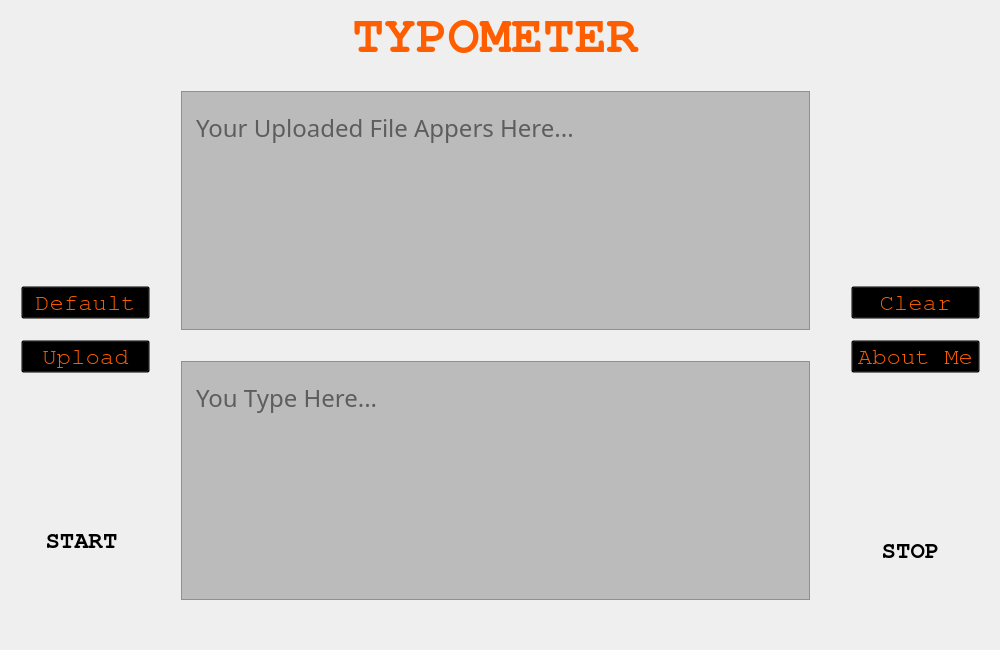
<?xml version="1.0" encoding="UTF-8"?>
<ui version="4.0">
 <class>Type_It</class>
 <widget class="QMainWindow" name="Type_It">
  <property name="enabled">
   <bool>true</bool>
  </property>
  <property name="geometry">
   <rect>
    <x>0</x>
    <y>0</y>
    <width>1000</width>
    <height>650</height>
   </rect>
  </property>
  <property name="sizePolicy">
   <sizepolicy hsizetype="Fixed" vsizetype="Fixed">
    <horstretch>0</horstretch>
    <verstretch>0</verstretch>
   </sizepolicy>
  </property>
  <property name="minimumSize">
   <size>
    <width>1000</width>
    <height>650</height>
   </size>
  </property>
  <property name="maximumSize">
   <size>
    <width>1000</width>
    <height>650</height>
   </size>
  </property>
  <property name="cursor">
   <cursorShape>ArrowCursor</cursorShape>
  </property>
  <property name="mouseTracking">
   <bool>true</bool>
  </property>
  <property name="windowTitle">
   <string>Typometer</string>
  </property>
  <property name="windowOpacity">
   <double>0.990000000000000</double>
  </property>
  <property name="layoutDirection">
   <enum>Qt::LeftToRight</enum>
  </property>
  <property name="styleSheet">
   <string notr="true">background-image:url(://CSS-Background-Images-1-Red-and-Yellow.jpg)</string>
  </property>
  <property name="dockOptions">
   <set>QMainWindow::AllowNestedDocks|QMainWindow::AllowTabbedDocks|QMainWindow::AnimatedDocks|QMainWindow::ForceTabbedDocks</set>
  </property>
  <widget class="QWidget" name="centralWidget">
   <property name="styleSheet">
    <string notr="true">background-image:url(://CSS-Background-Images-1-Red-and-Yellow.jpg)</string>
   </property>
   <widget class="QWidget" name="layoutWidget">
    <property name="geometry">
     <rect>
      <x>170</x>
      <y>80</y>
      <width>651</width>
      <height>551</height>
     </rect>
    </property>
    <layout class="QVBoxLayout" name="verticalLayout">
     <item>
      <layout class="QHBoxLayout" name="horizontalLayout"/>
     </item>
     <item>
      <widget class="QTextBrowser" name="textBrowser">
       <property name="font">
        <font>
         <family>GibsonLight</family>
         <pointsize>18</pointsize>
         <weight>50</weight>
         <bold>false</bold>
        </font>
       </property>
       <property name="cursor" stdset="0">
        <cursorShape>ForbiddenCursor</cursorShape>
       </property>
       <property name="mouseTracking">
        <bool>true</bool>
       </property>
       <property name="styleSheet">
        <string notr="true">background-image:url(:/light.jpg);
background-color: rgb(187, 187, 187);

padding-top:15;
padding-bottom:15;
padding-right:10;
padding-left:10;</string>
       </property>
       <property name="frameShape">
        <enum>QFrame::StyledPanel</enum>
       </property>
       <property name="frameShadow">
        <enum>QFrame::Raised</enum>
       </property>
       <property name="horizontalScrollBarPolicy">
        <enum>Qt::ScrollBarAlwaysOff</enum>
       </property>
       <property name="acceptRichText">
        <bool>false</bool>
       </property>
       <property name="textInteractionFlags">
        <set>Qt::NoTextInteraction</set>
       </property>
       <property name="placeholderText">
        <string>Your Uploaded File Appers Here...</string>
       </property>
       <property name="openLinks">
        <bool>false</bool>
       </property>
      </widget>
     </item>
     <item>
      <spacer name="verticalSpacer">
       <property name="orientation">
        <enum>Qt::Vertical</enum>
       </property>
       <property name="sizeType">
        <enum>QSizePolicy::Fixed</enum>
       </property>
       <property name="sizeHint" stdset="0">
        <size>
         <width>649</width>
         <height>25</height>
        </size>
       </property>
      </spacer>
     </item>
     <item>
      <widget class="QTextEdit" name="textEdit">
       <property name="font">
        <font>
         <family>GibsonLight</family>
         <pointsize>18</pointsize>
         <weight>50</weight>
         <bold>false</bold>
        </font>
       </property>
       <property name="cursor" stdset="0">
        <cursorShape>IBeamCursor</cursorShape>
       </property>
       <property name="mouseTracking">
        <bool>true</bool>
       </property>
       <property name="styleSheet">
        <string notr="true">background-image: url(:/light.jpg);
background-color: rgb(187, 187, 187);
padding-top:15;
padding-bottom:15;
padding-right:10;
padding-left:10;</string>
       </property>
       <property name="frameShape">
        <enum>QFrame::StyledPanel</enum>
       </property>
       <property name="frameShadow">
        <enum>QFrame::Raised</enum>
       </property>
       <property name="horizontalScrollBarPolicy">
        <enum>Qt::ScrollBarAlwaysOff</enum>
       </property>
       <property name="undoRedoEnabled">
        <bool>false</bool>
       </property>
       <property name="acceptRichText">
        <bool>false</bool>
       </property>
       <property name="textInteractionFlags">
        <set>Qt::TextEditable</set>
       </property>
       <property name="placeholderText">
        <string>You Type Here...</string>
       </property>
      </widget>
     </item>
     <item>
      <spacer name="horizontalSpacer_2">
       <property name="orientation">
        <enum>Qt::Horizontal</enum>
       </property>
       <property name="sizeHint" stdset="0">
        <size>
         <width>40</width>
         <height>20</height>
        </size>
       </property>
      </spacer>
     </item>
    </layout>
   </widget>
   <widget class="QPushButton" name="close">
    <property name="geometry">
     <rect>
      <x>860</x>
      <y>80</y>
      <width>111</width>
      <height>141</height>
     </rect>
    </property>
    <property name="styleSheet">
     <string notr="true">position:absolute;
background:none;
border:none;
border-image:url(://logo.png);</string>
    </property>
    <property name="text">
     <string/>
    </property>
   </widget>
   <widget class="QWidget" name="layoutWidget">
    <property name="geometry">
     <rect>
      <x>840</x>
      <y>260</y>
      <width>151</width>
      <height>141</height>
     </rect>
    </property>
    <layout class="QVBoxLayout" name="verticalLayout_2">
     <item>
      <widget class="QPushButton" name="clear">
       <property name="font">
        <font>
         <family>FreeMono</family>
         <pointsize>18</pointsize>
        </font>
       </property>
       <property name="cursor">
        <cursorShape>OpenHandCursor</cursorShape>
       </property>
       <property name="styleSheet">
        <string notr="true">background:transparent;
color:rgb(255, 94, 0);</string>
       </property>
       <property name="text">
        <string>Clear</string>
       </property>
      </widget>
     </item>
     <item>
      <widget class="QPushButton" name="aboutMe">
       <property name="font">
        <font>
         <family>FreeMono</family>
         <pointsize>18</pointsize>
         <weight>50</weight>
         <bold>false</bold>
        </font>
       </property>
       <property name="cursor">
        <cursorShape>OpenHandCursor</cursorShape>
       </property>
       <property name="styleSheet">
        <string notr="true">background:transparent;
color:rgb(255, 94, 0);</string>
       </property>
       <property name="text">
        <string>About Me</string>
       </property>
      </widget>
     </item>
    </layout>
   </widget>
   <widget class="QPushButton" name="heading">
    <property name="geometry">
     <rect>
      <x>220</x>
      <y>0</y>
      <width>551</width>
      <height>71</height>
     </rect>
    </property>
    <property name="font">
     <font>
      <family>FreeMono</family>
      <pointsize>40</pointsize>
      <weight>75</weight>
      <italic>false</italic>
      <bold>true</bold>
     </font>
    </property>
    <property name="styleSheet">
     <string notr="true">font:  40pt &quot;FreeMono&quot;;
color:rgb(255,94, 0);
border:none;
font-weight:bold;</string>
    </property>
    <property name="text">
     <string>TYPOMETER</string>
    </property>
   </widget>
   <widget class="QPushButton" name="start">
    <property name="geometry">
     <rect>
      <x>11</x>
      <y>470</y>
      <width>141</width>
      <height>141</height>
     </rect>
    </property>
    <property name="font">
     <font>
      <family>FreeMono</family>
      <pointsize>18</pointsize>
      <weight>75</weight>
      <italic>false</italic>
      <bold>true</bold>
     </font>
    </property>
    <property name="cursor">
     <cursorShape>OpenHandCursor</cursorShape>
    </property>
    <property name="styleSheet">
     <string notr="true">border-image:url(:/imageedit_1_8076061353.png);
color:rgb(0, 0, 0);
font: 75 18pt &quot;FreeMono&quot;;
font-weight:bold;
position:absolute;
background:none;
border:none;

</string>
    </property>
    <property name="text">
     <string>START</string>
    </property>
   </widget>
   <widget class="QPushButton" name="logo">
    <property name="geometry">
     <rect>
      <x>30</x>
      <y>80</y>
      <width>111</width>
      <height>141</height>
     </rect>
    </property>
    <property name="styleSheet">
     <string notr="true">position:absolute;
background:none;
border:none;
border-image:url(:/imageedit_4_4169169761.png);</string>
    </property>
    <property name="text">
     <string/>
    </property>
   </widget>
   <widget class="QPushButton" name="giveUp">
    <property name="geometry">
     <rect>
      <x>840</x>
      <y>480</y>
      <width>141</width>
      <height>141</height>
     </rect>
    </property>
    <property name="font">
     <font>
      <family>FreeMono</family>
      <pointsize>18</pointsize>
      <weight>75</weight>
      <italic>false</italic>
      <bold>true</bold>
     </font>
    </property>
    <property name="cursor">
     <cursorShape>OpenHandCursor</cursorShape>
    </property>
    <property name="styleSheet">
     <string notr="true">border-image:url(:/stop-icon.png);
color:rgb(0, 0, 0);
font: 75 18pt &quot;FreeMono&quot;;
font-weight:bold;
position:absolute;
background:none;
border:none;

</string>
    </property>
    <property name="text">
     <string>STOP</string>
    </property>
   </widget>
   <widget class="QWidget" name="layoutWidget">
    <property name="geometry">
     <rect>
      <x>10</x>
      <y>260</y>
      <width>151</width>
      <height>141</height>
     </rect>
    </property>
    <layout class="QVBoxLayout" name="verticalLayout_3">
     <item>
      <widget class="QPushButton" name="getRandom">
       <property name="font">
        <font>
         <family>FreeMono</family>
         <pointsize>18</pointsize>
        </font>
       </property>
       <property name="cursor">
        <cursorShape>OpenHandCursor</cursorShape>
       </property>
       <property name="styleSheet">
        <string notr="true">color:rgb(255, 94, 0);
background:transparent;
</string>
       </property>
       <property name="text">
        <string>Default</string>
       </property>
      </widget>
     </item>
     <item>
      <widget class="QPushButton" name="upload">
       <property name="font">
        <font>
         <family>FreeMono</family>
         <pointsize>18</pointsize>
         <weight>50</weight>
         <bold>false</bold>
        </font>
       </property>
       <property name="cursor">
        <cursorShape>OpenHandCursor</cursorShape>
       </property>
       <property name="styleSheet">
        <string notr="true">color:rgb(255, 94, 0);
background:transparent;
</string>
       </property>
       <property name="text">
        <string>Upload</string>
       </property>
      </widget>
     </item>
    </layout>
   </widget>
   <zorder>layoutWidget</zorder>
   <zorder>layoutWidget</zorder>
   <zorder>close</zorder>
   <zorder>layoutWidget</zorder>
   <zorder>heading</zorder>
   <zorder>start</zorder>
   <zorder>logo</zorder>
   <zorder>giveUp</zorder>
  </widget>
 </widget>
 <layoutdefault spacing="6" margin="11"/>
 <tabstops>
  <tabstop>textEdit</tabstop>
  <tabstop>start</tabstop>
  <tabstop>close</tabstop>
  <tabstop>aboutMe</tabstop>
  <tabstop>clear</tabstop>
  <tabstop>heading</tabstop>
 </tabstops>
 <resources/>
 <connections>
  <connection>
   <sender>clear</sender>
   <signal>clicked()</signal>
   <receiver>textBrowser</receiver>
   <slot>clear()</slot>
   <hints>
    <hint type="sourcelabel">
     <x>861</x>
     <y>321</y>
    </hint>
    <hint type="destinationlabel">
     <x>448</x>
     <y>210</y>
    </hint>
   </hints>
  </connection>
  <connection>
   <sender>getRandom</sender>
   <signal>clicked()</signal>
   <receiver>textEdit</receiver>
   <slot>clear()</slot>
   <hints>
    <hint type="sourcelabel">
     <x>70</x>
     <y>294</y>
    </hint>
    <hint type="destinationlabel">
     <x>550</x>
     <y>413</y>
    </hint>
   </hints>
  </connection>
  <connection>
   <sender>upload</sender>
   <signal>clicked()</signal>
   <receiver>textEdit</receiver>
   <slot>clear()</slot>
   <hints>
    <hint type="sourcelabel">
     <x>77</x>
     <y>359</y>
    </hint>
    <hint type="destinationlabel">
     <x>386</x>
     <y>406</y>
    </hint>
   </hints>
  </connection>
  <connection>
   <sender>start</sender>
   <signal>clicked()</signal>
   <receiver>textEdit</receiver>
   <slot>clear()</slot>
   <hints>
    <hint type="sourcelabel">
     <x>67</x>
     <y>505</y>
    </hint>
    <hint type="destinationlabel">
     <x>189</x>
     <y>444</y>
    </hint>
   </hints>
  </connection>
  <connection>
   <sender>clear</sender>
   <signal>clicked()</signal>
   <receiver>textEdit</receiver>
   <slot>clear()</slot>
   <hints>
    <hint type="sourcelabel">
     <x>847</x>
     <y>308</y>
    </hint>
    <hint type="destinationlabel">
     <x>706</x>
     <y>408</y>
    </hint>
   </hints>
  </connection>
 </connections>
</ui>
